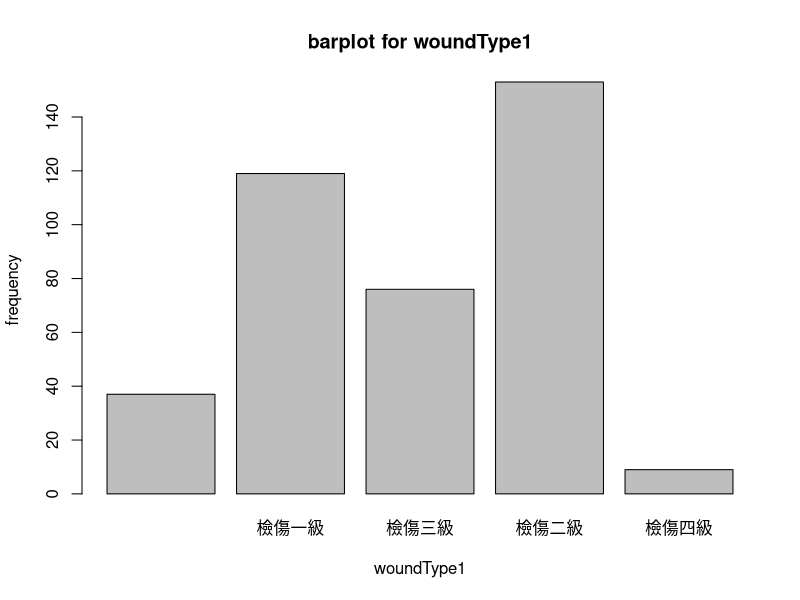
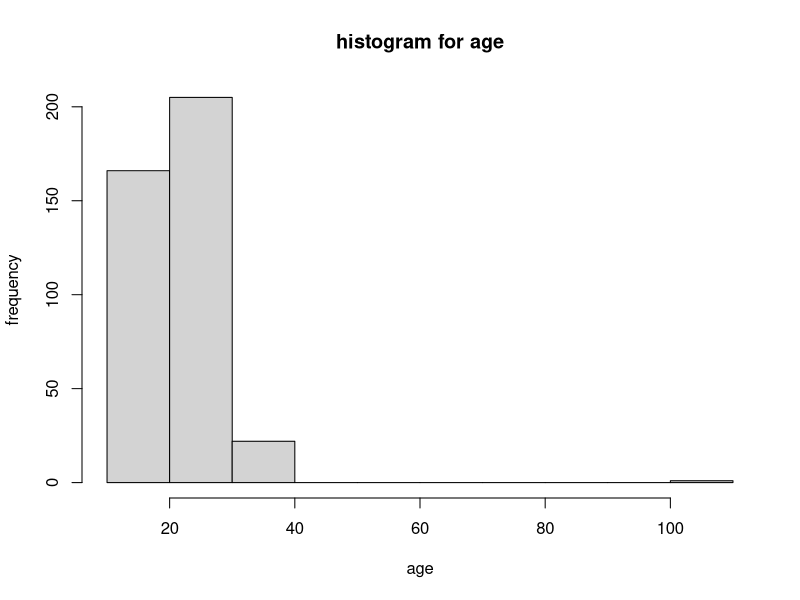
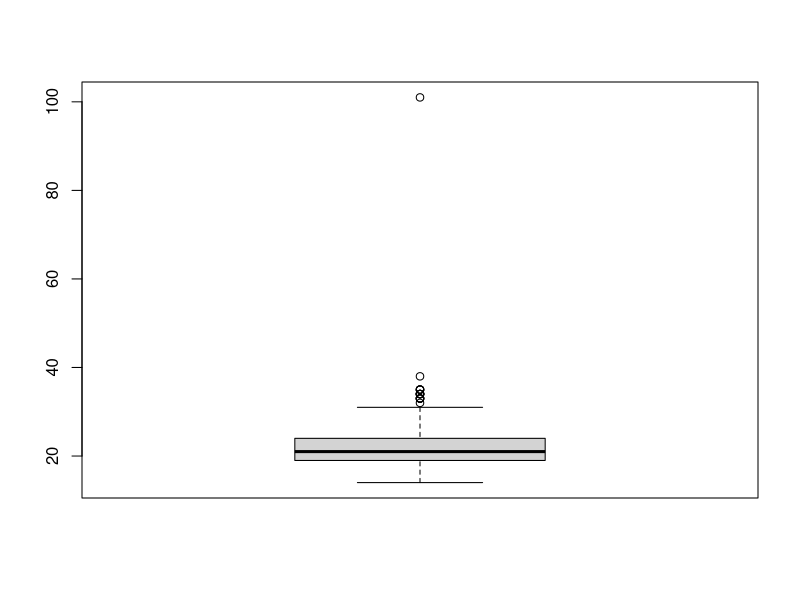
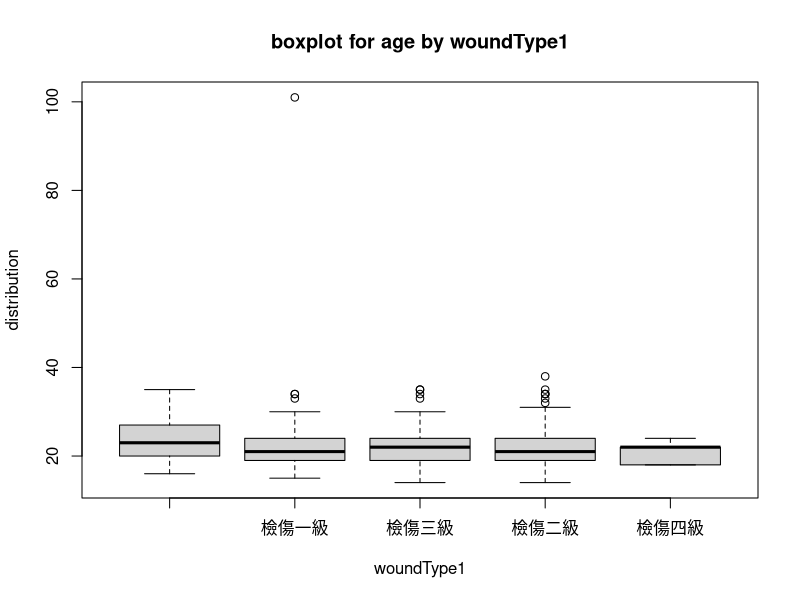
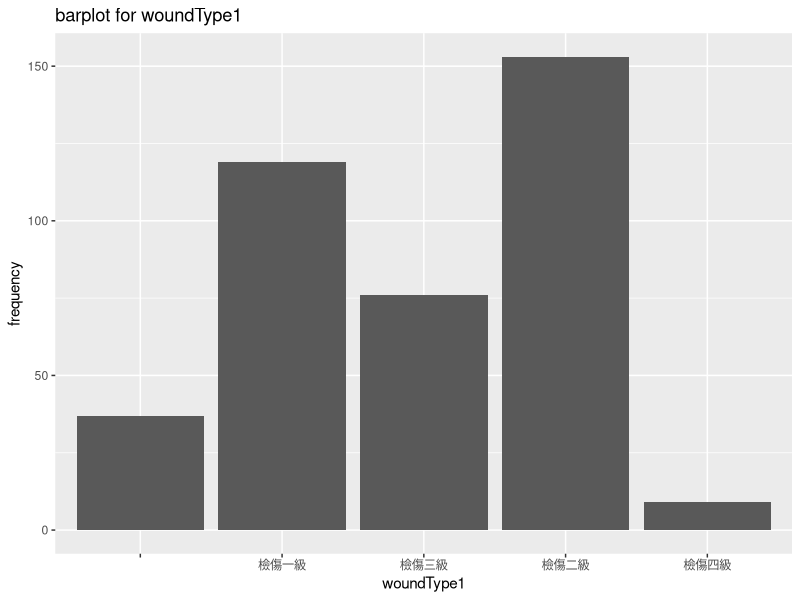
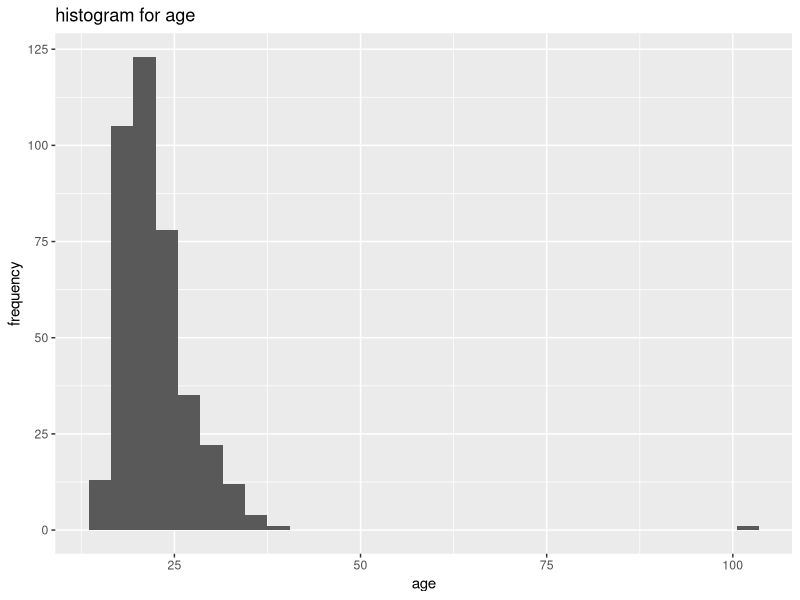
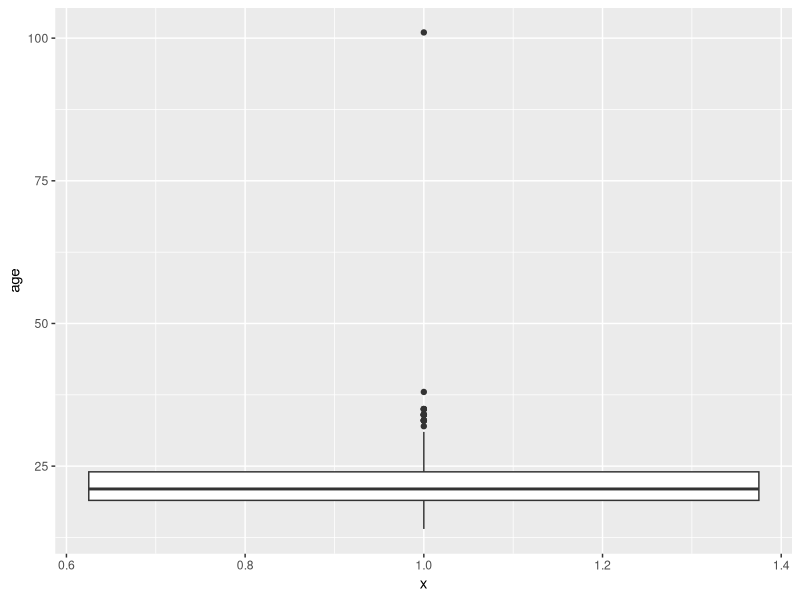
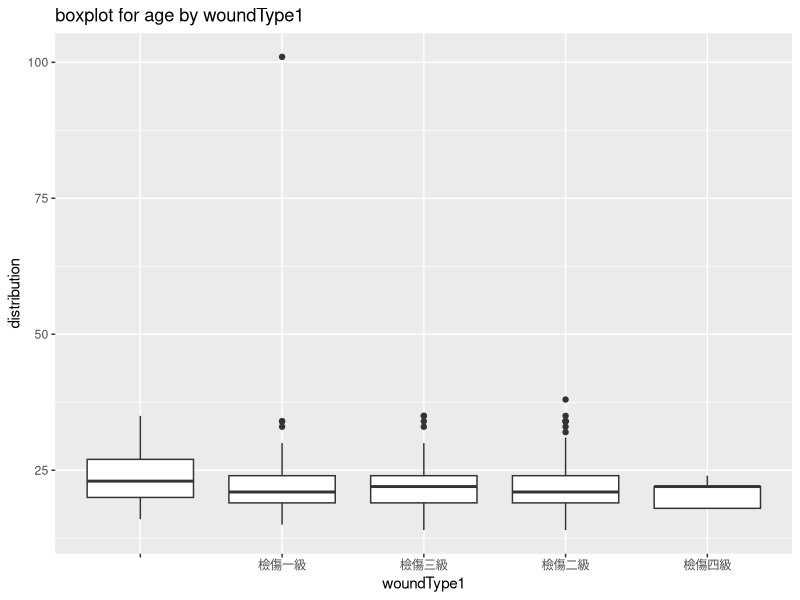

Write the R code that produced these figures, in order.
## ---- chunk 1
# 查詢`read.csv`函數
?read.csv
help(read.csv)

# 利用`setwd()`將工作環境先指定到C:/NTUTrainRL2
setwd("C:/NTUTrainRL2")

# 指定相對路徑將置放於data資料夾中的accidentList.csv讀入
accidentList <- read.csv("data/accidentList.csv")
summary(accidentList)
accidentListNew <- accidentList[complete.cases(accidentList), ]
## ---- chunk 2
# 查詢`barplot`函數
?barplot

# 使用`barplot`函數
barplot(table(accidentListNew$woundType1), main = "barplot for woundType1", xlab = "woundType1", ylab = "frequency")
## ---- chunk 3
# 查詢`hist`函數
?hist

# 使用`hist`函數
hist(accidentListNew$age, main = "histogram for age", xlab = "age", ylab = "frequency")
## ---- chunk 4
# 查詢`boxplot`函數
?boxplot

# 使用`boxplot`函數
boxplot(accidentListNew$age)
boxplot(accidentListNew$age ~ accidentListNew$woundType1, main = "boxplot for age by woundType1", xlab= "woundType1", ylab = "distribution")
## ---- chunk 5
# 利用`install.packages`安裝ggplot2
install.packages("ggplot2")
# 利用`library`載入ggplot2
library(ggplot2)
# 作圖
ggplot(accidentListNew, aes(x=woundType1)) + geom_bar() + ggtitle("barplot for woundType1") + xlab("woundType1") + ylab("frequency")
## ---- chunk 6
# 作圖
ggplot(accidentListNew, aes(x=age)) + geom_histogram() + ggtitle("histogram for age") + xlab("age") + ylab("frequency")
## ---- chunk 7
# 作圖
ggplot(accidentListNew, aes(x=1, y=age)) + geom_boxplot()
ggplot(accidentListNew, aes(x=woundType1, y=age)) + geom_boxplot() + ggtitle("boxplot for age by woundType1") + xlab("woundType1") + ylab("distribution")
